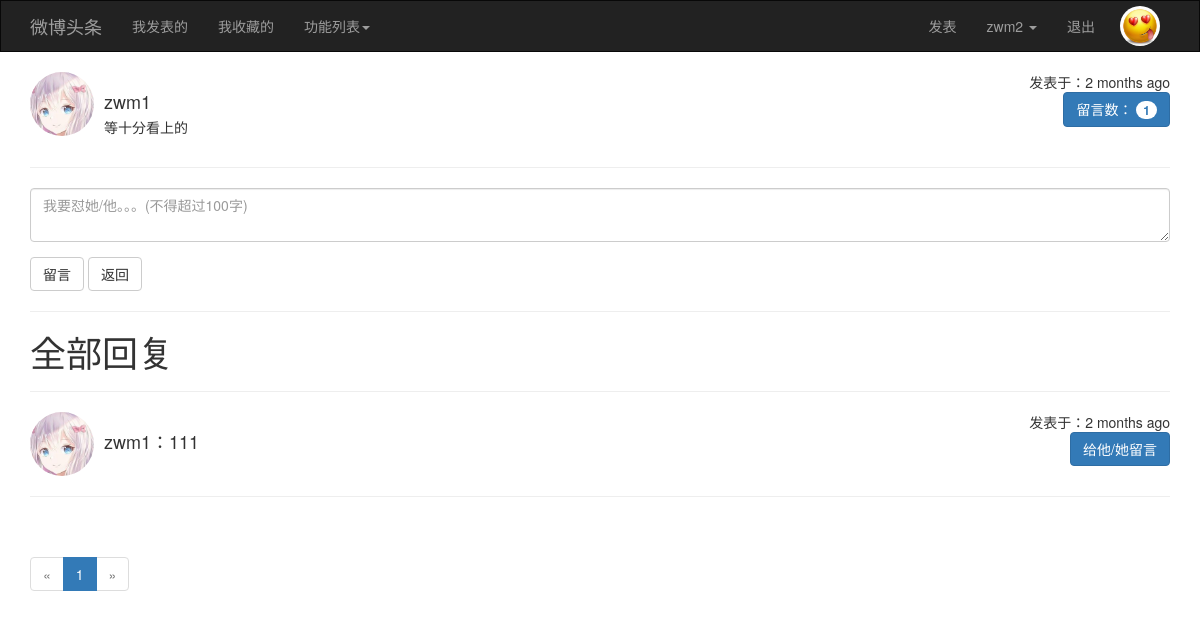
Page /posts/comment_to_comment/34 (signed in) on the committed database.
### app/models/user.py (models this page shows, shortened)
class User(UserMixin, db.Model):
    __tablename__ = 'users'
    id = db.Column(db.Integer, primary_key=True)
    username = db.Column(db.String(20), unique=True)
    password_hash = db.Column(db.String(128))
    email = db.Column(db.String(64), unique=True)
    confirmed = db.Column(db.Boolean, default=False)
    icon = db.Column(db.String(64), default='default.jpg')
    posts = db.relationship('Posts', backref='user', lazy='dynamic')
    favorites = db.relationship('Posts', secondary='collections', backref=db.backref('users', lazy='dynamic'),
                                lazy='dynamic')
    @property
    def password(self):
        raise AttributeError('密码是不可读的')

### app/models/posts.py (models this page shows)
class Posts(db.Model):
    __tablename__ = 'posts'
    id = db.Column(db.Integer, primary_key=True)
    rid = db.Column(db.Integer, index=True, default=0)
    content = db.Column(db.Text)
    timestamp = db.Column(db.DateTime, default=datetime.utcnow)
    uid = db.Column(db.Integer, db.ForeignKey('users.id'))

### app/views/posts.py (the view)
@posts.route('/comment_to_comment/<int:id>', methods=['GET', 'POST'])
@login_required
def comment_to_comment(id):
    form = CommentToForm()
    post = Posts.query.filter_by(id=id)
    if form.validate_on_submit():
        u = current_user._get_current_object()
        p = Posts(content=form.content.data, rid=id, user=u)
        db.session.add(p)
        flash('留言成功')
        return redirect(url_for('posts.comment_to_comment', id=id))
    page = request.args.get('page', 1, type=int)
    pagination = Posts.query.filter_by(rid=id).order_by(Posts.timestamp.desc()).paginate(page, per_page=5,
                                                                                         error_out=False)
    count = Posts.query.filter_by(rid=id).count()
    posts = pagination.items
    return render_template('posts/comment_to_comment.html', form=form, post=post, pagination=pagination, posts=posts,
                           count=count)

### app/forms/posts.py
class CommentToForm(FlaskForm):
    content = TextAreaField('', render_kw={'placeholder': '我要怼她/他。。。(不得超过100字)'},
                            validators=[Length(1, 100, message='不得超过100字')])
    submit = SubmitField('留言')

### app/models/user.py (called while the page is built)
@login_manager.user_loader
def loader_user(uid):
    return User.query.get(int(uid))

### app/templates/posts/comment_to_comment.html (shortened to what this page needs)
{% extends 'common/base.html' %}
{% from 'common/macro.html' import pagination_show %}
{% block page_content %}
    {% for p in post %}
        <div class="media">
            <div class="media-left">
                <a href="#">
                    <img class="media-object" src="{{ url_for('static', filename='upload/'+p.user.icon) }}" alt="头像"
                         style="width: 64px; height: 64px;border-radius: 32px;">
                </a>
            </div>
            <div class="media-body">
                <div style="float: right;">发表于：{{ moment(p.timestamp).fromNow() }}</div>
                <br/>
                <a href="#" style="float: right;">
                    <button class="btn btn-primary" type="button">
                        留言数： <span class="badge">{{ count }}</span>
                    </button>
                </a>
                <h4 class="media-heading" style="padding-top: 0px;">{{ p.user.username }}</h4>
                <p>{{ p.content }}</p>
            </div>
            <hr/>
        </div>
    {% endfor %}
    <form action="" method="post" class="form" role="form">
        <div class="form-group ">
            {{ form.content(class="form-control", id="content") }}
        </div>
        {{ form.submit(class="btn btn-default",id="submit", type="submit") }}
        {% for p in post %}
            <a href="{{ url_for('posts.comment',id=p.rid) }}">
                <button class="btn btn-default" type="button">返回</button>
            </a>
        {% endfor %}
    </form>
    <hr/>
    <h1>全部回复</h1>
    <hr/>
    {% for p in posts %}
        <div class="media">
            <div class="media-left">
                <a href="{{ url_for('posts.my_blogs') }}">
                    <img class="media-object" src="{{ url_for('static', filename='upload/'+p.user.icon) }}" alt="头像"
                         style="width: 64px; height: 64px;border-radius: 32px;">
                </a>
            </div>
            <div class="media-body">
                <div style="float: right;">发表于：{{ moment(p.timestamp).fromNow() }}</div>
                <br/>
                <a href="{{ url_for('posts.comment_to_comment',id=p.id) }}" style="float: right;">
                    <button class="btn btn-primary" type="button">给他/她留言</button>
                </a>
                <h4 class="media-heading">{{ p.user.username }}：{{ p.content }}</h4>
            </div>
            <hr/>
        </div>
        <br/>
    {% endfor %}
    {% for p in post %}
        {{ pagination_show(pagination, 'posts.comment_to_comment',id=p.id) }}
    {% endfor %}
{% endblock %}

### app/templates/common/base.html (shortened to what this page needs)
{% extends 'bootstrap/base.html' %}
{% from 'bootstrap/wtf.html' import quick_form %}
{% block navbar %}
    <nav class="navbar navbar-inverse" style="border-radius: 0px;">
        <div class="container">
            <div class="navbar-header">
                <a class="navbar-brand" href="{{ url_for('main.index') }}">微博头条</a>
            </div>
            <div class="collapse navbar-collapse">
                <ul class="nav navbar-nav">
                    <li><a href="{{ url_for('posts.my_blogs') }}">我发表的</a></li>
                    <li><a href="{{ url_for('posts.my_favoriate') }}">我收藏的</a></li>
                     <li class="dropdown">
                        <a href="#" class="dropdown-toggle" data-toggle="dropdown" role="button" aria-haspopup="true"
                           aria-expanded="false">功能列表<span class="caret"></span></a>
                    </li>
                </ul>
                <ul class="nav navbar-nav navbar-right">
                    {% if current_user.is_authenticated %}
                        <li><a href="{{ url_for('posts.blogs') }}">发表</a></li>
                        <li class="dropdown">
                            <a href="#" class="dropdown-toggle" data-toggle="dropdown" role="button"
                               aria-haspopup="true"
                               aria-expanded="false">{{ current_user.username }} <span class="caret"></span></a>
                        </li>
                        <li><a href="{{ url_for('user.logout') }}">退出</a></li>
                        <li style="padding: 5px 10px;"><img src="{{ url_for('static', filename='upload/'+current_user.icon) }}" style="border-radius: 20px;width: 40px;height: 40px;" /></li>
                    {% else %}
                    <li><a href="{{ url_for('user.login') }}">登录</a></li>
                    <li><a href="{{url_for('user.register')}}">注册</a></li>
                    {% endif %}
                </ul>
            </div>
        </div>
    </nav>
{% endblock %}
{% block content %}
    <div class="container">
        {% block page_content %}默认内容{% endblock %}
    </div>
{% endblock %}
{% block head %}
    {{ super() }}
{% endblock %}

### app/templates/common/macro.html
{% macro pagination_show(pagination,endpoint) %}
    <nav aria-label="Page navigation">
        <ul class="pagination">
            <li {% if not pagination.has_prev %}class="disabled"{% endif %}>
                <a href="{% if pagination.has_prev %}{{ url_for(endpoint, page=pagination.prev_num, **kwargs) }}{% else %}#{% endif %}" aria-label="Previous">
                    <span aria-hidden="true">&laquo;</span>
                </a>
            </li>
            {% for p in pagination.iter_pages() %}
                {% if p %}
                    <li {% if pagination.page == p %}class="active"{% endif %}><a href="{{ url_for(endpoint, page=p, **kwargs) }}">{{ p }}</a></li>
                {% else %}
                    <li><a href="#">&hellip;</a></li>
                {% endif %}
            {% endfor %}
            <li {% if not pagination.has_next %}class="disabled"{% endif %}>
                <a href="{% if pagination.has_next %}{{ url_for(endpoint, page=pagination.next_num, **kwargs) }}{% else %}#{% endif %}" aria-label="Next">
                    <span aria-hidden="true">&raquo;</span>
                </a>
            </li>
        </ul>
    </nav>
{% endmacro %}

### rows in the picture
User: username "zwm2", icon (placeholder picture)
Posts: icon (picture), timestamp "2 months ago", uid "1", user.username "zwm1", content "等十分看上的", iter_pages "1"
Posts: icon (picture), timestamp "2 months ago", user.username "zwm1", content "111"
